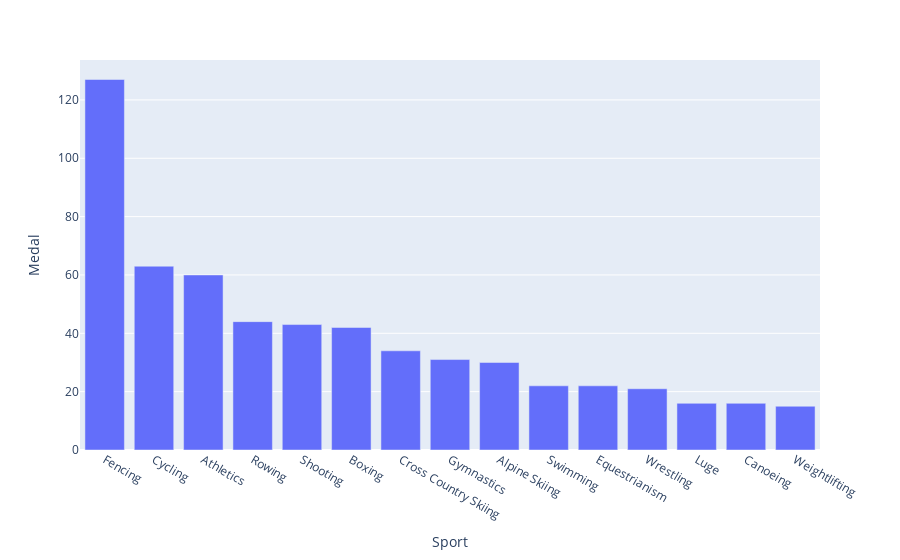

This figure's notebook cell:
### Markdown cell above
# Medals per sport

### Code cell
px.bar(italy_most_medals[0:15], "Sport", "Medal")

### Figure 1 — Plotly figure (JSON) as saved in the notebook; plotly's stock layout.template omitted (floating-point values rounded to 4 significant figures)
{"data": [{"alignmentgroup": "True", "hovertemplate": "Sport=%{x}<br>Medal=%{y}<extra></extra>", "legendgroup": "", "marker": {"color": "#636efa", "pattern": {"shape": ""}}, "name": "", "offsetgroup": "", "orientation": "v", "showlegend": false, "textposition": "auto", "type": "bar", "x": ["Fencing", "Cycling", "Athletics", "Rowing", "Shooting", "Boxing", "Cross Country Skiing", "Gymnastics", "Alpine Skiing", "Swimming", "Equestrianism", "Wrestling", "Luge", "Canoeing", "Weightlifting"], "xaxis": "x", "y": [127, 63, 60, 44, 43, 42, 34, 31, 30, 22, 22, 21, 16, 16, 15], "yaxis": "y"}], "layout": {"barmode": "relative", "legend": {"tracegroupgap": 0}, "margin": {"t": 60}, "xaxis": {"anchor": "y", "domain": [0, 1], "title": {"text": "Sport"}}, "yaxis": {"anchor": "x", "domain": [0, 1], "title": {"text": "Medal"}}}}
